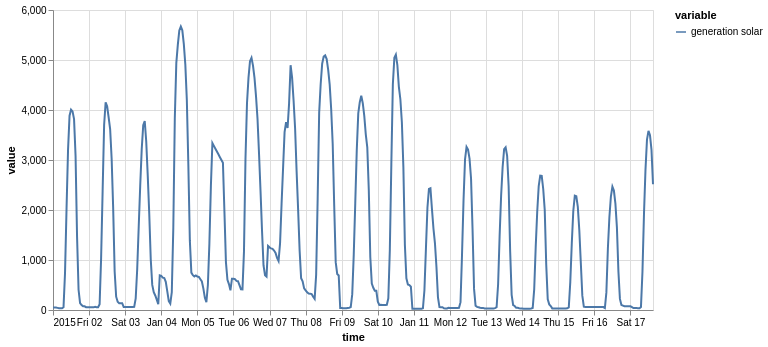

Notebook cell for this chart:
### Markdown cell above
With univariate TimeSeries

### Code cell
on.Plot(ts_uni.head(400))\
    .add(on.marks.line)\
    .properties(width=600)\
    .show()

### Figure 1 — Vega specification as saved in the notebook (floating-point values rounded to 4 significant figures; data arrays with more than 128 entries replaced by an {"elided": "..."} marker saying what was removed)
{"$schema": "https://vega.github.io/schema/vega/v5.json", "data": [{"name": "source_0", "values": {"elided": "400 records"}, "transform": [{"type": "formula", "expr": "toDate(datum['time'])", "as": "time"}]}, {"name": "source_0_y_domain_value", "values": [{"min": 23.0, "max": 5668.0}]}, {"name": "source_0_color_domain_variable", "values": [{"variable": "generation solar"}]}], "marks": [{"type": "group", "name": "layer_0_pathgroup", "from": {"facet": {"data": "source_0", "name": "faceted_path_layer_0_main", "groupby": ["variable"]}}, "encode": {"update": {"width": {"field": {"signal": null, "datum": null, "group": "width", "parent": null}}, "height": {"field": {"signal": null, "datum": null, "group": "height", "parent": null}}}}, "marks": [{"type": "line", "name": "layer_0_marks", "from": {"data": "faceted_path_layer_0_main"}, "sort": {"field": "x"}, "encode": {"update": {"defined": {"signal": "isValid(datum[\"time\"]) && isFinite(+datum[\"time\"]) && isValid(datum[\"value\"]) && isFinite(+datum[\"value\"])"}, "x": {"field": "time", "scale": "x"}, "y": {"field": "value", "scale": "y"}, "stroke": {"field": "variable", "scale": "color"}}}, "style": ["line"]}]}], "scales": [{"name": "x", "type": "time", "domain": {"data": "source_0", "field": "time"}, "range": [0, {"signal": "width"}]}, {"name": "y", "type": "linear", "domain": [{"signal": "(data(\"source_0_y_domain_value\")[0] || {}).min"}, {"signal": "(data(\"source_0_y_domain_value\")[0] || {}).max"}], "range": [{"signal": "height"}, 0], "nice": true, "zero": true}, {"name": "color", "type": "ordinal", "domain": {"data": "source_0_color_domain_variable", "field": "variable", "sort": true}, "range": "category"}], "axes": [{"scale": "x", "gridScale": "y", "domain": false, "ticks": false, "grid": true, "zindex": 0, "aria": false, "tickCount": {"signal": "ceil(width/40)"}, "minExtent": 0, "maxExtent": 0, "labels": false, "orient": "bottom"}, {"scale": "y", "orient": "left", "grid": true, "tickCount": {"signal": "ceil(height/40)"}, "aria": false, "minExtent": 0, "gridScale": "x", "ticks": false, "labels": false, "maxExtent": 0, "zindex": 0, "domain": false}, {"scale": "x", "title": "time", "labelFlush": true, "zindex": 0, "labelOverlap": true, "tickCount": {"signal": "ceil(width/40)"}, "orient": "bottom", "grid": false}, {"scale": "y", "orient": "left", "grid": false, "labelOverlap": true, "tickCount": {"signal": "ceil(height/40)"}, "title": "value", "zindex": 0}], "height": 300, "background": "white", "padding": 5, "style": "cell", "legends": [{"stroke": "color", "symbolType": "stroke", "title": "variable"}], "width": 600}
